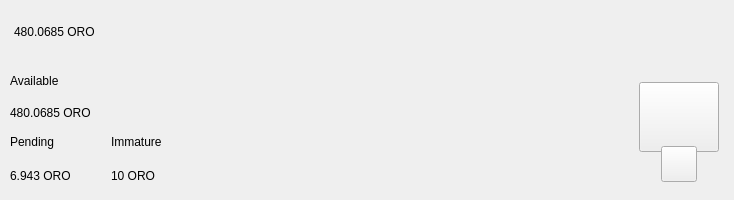
<?xml version="1.0" encoding="UTF-8"?>
<ui version="4.0">
 <class>TopBar</class>
 <widget class="QWidget" name="TopBar">
  <property name="geometry">
   <rect>
    <x>0</x>
    <y>0</y>
    <width>734</width>
    <height>200</height>
   </rect>
  </property>
  <property name="minimumSize">
   <size>
    <width>0</width>
    <height>200</height>
   </size>
  </property>
  <property name="maximumSize">
   <size>
    <width>16777215</width>
    <height>200</height>
   </size>
  </property>
  <property name="windowTitle">
   <string>Form</string>
  </property>
  <layout class="QVBoxLayout" name="verticalLayout_10" stretch="0">
   <property name="spacing">
    <number>0</number>
   </property>
   <property name="leftMargin">
    <number>0</number>
   </property>
   <property name="topMargin">
    <number>0</number>
   </property>
   <property name="rightMargin">
    <number>0</number>
   </property>
   <property name="bottomMargin">
    <number>0</number>
   </property>
   <item>
    <widget class="PFBorderImage" name="containerTop">
     <layout class="QVBoxLayout" name="verticalLayout_11">
      <property name="spacing">
       <number>0</number>
      </property>
      <property name="leftMargin">
       <number>0</number>
      </property>
      <property name="topMargin">
       <number>0</number>
      </property>
      <property name="rightMargin">
       <number>0</number>
      </property>
      <property name="bottomMargin">
       <number>0</number>
      </property>
      <item>
       <widget class="QWidget" name="top_container_2" native="true">
        <property name="minimumSize">
         <size>
          <width>0</width>
          <height>65</height>
         </size>
        </property>
        <layout class="QHBoxLayout" name="top_container">
         <property name="spacing">
          <number>0</number>
         </property>
         <property name="leftMargin">
          <number>14</number>
         </property>
         <property name="topMargin">
          <number>0</number>
         </property>
         <property name="rightMargin">
          <number>14</number>
         </property>
         <property name="bottomMargin">
          <number>0</number>
         </property>
         <item alignment="Qt::AlignVCenter">
          <widget class="QWidget" name="widgetTopAmount" native="true">
           <property name="sizePolicy">
            <sizepolicy hsizetype="Preferred" vsizetype="Maximum">
             <horstretch>0</horstretch>
             <verstretch>0</verstretch>
            </sizepolicy>
           </property>
           <layout class="QHBoxLayout" name="horizontalLayout_5">
            <property name="spacing">
             <number>5</number>
            </property>
            <property name="leftMargin">
             <number>0</number>
            </property>
            <property name="topMargin">
             <number>0</number>
            </property>
            <property name="rightMargin">
             <number>0</number>
            </property>
            <property name="bottomMargin">
             <number>0</number>
            </property>
            <item alignment="Qt::AlignTop">
             <widget class="QLabel" name="labelAmountTopOro">
              <property name="minimumSize">
               <size>
                <width>0</width>
                <height>36</height>
               </size>
              </property>
              <property name="styleSheet">
               <string notr="true">padding:0px;margin:0px;</string>
              </property>
              <property name="text">
               <string notr="true">480.0685 ORO</string>
              </property>
             </widget>
            </item>
            <!-- <item>
             <widget class="QLabel" name="labelTrans">
              <property name="text">
               <string>transparent</string>
              </property>
             </widget>
            </item> -->
            <item>
             <spacer name="horizontalSpacer_11">
              <property name="orientation">
               <enum>Qt::Horizontal</enum>
              </property>
              <property name="sizeType">
               <enum>QSizePolicy::Fixed</enum>
              </property>
              <property name="sizeHint" stdset="0">
               <size>
                <width>15</width>
                <height>20</height>
               </size>
              </property>
             </spacer>
            </item>
            <!-- <item alignment="Qt::AlignVCenter">
             <widget class="QLabel" name="typeSpacerTop">
              <property name="minimumSize">
               <size>
                <width>1</width>
                <height>30</height>
               </size>
              </property>
              <property name="maximumSize">
               <size>
                <width>1</width>
                <height>30</height>
               </size>
              </property>
              <property name="styleSheet">
               <string notr="true">background-color:white;padding:0px;border:none;</string>
              </property>
              <property name="text">
               <string/>
              </property>
             </widget>
            </item>
            <item>
             <spacer name="horizontalSpacer_12">
              <property name="orientation">
               <enum>Qt::Horizontal</enum>
              </property>
              <property name="sizeType">
               <enum>QSizePolicy::Fixed</enum>
              </property>
              <property name="sizeHint" stdset="0">
               <size>
                <width>15</width>
                <height>20</height>
               </size>
              </property>
             </spacer>
            </item>
            <item alignment="Qt::AlignTop">
             <widget class="QLabel" name="labelAmountTopShieldedOro">
              <property name="minimumSize">
               <size>
                <width>0</width>
                <height>36</height>
               </size>
              </property>
              <property name="text">
               <string notr="true">1.000 ORO</string>
              </property>
             </widget>
            </item>
            <item>
             <widget class="QLabel" name="labelShield">
              <property name="text">
               <string>shielded</string>
              </property>
             </widget>
            </item> -->
           </layout>
          </widget>
         </item>
         <item>
          <spacer name="horizontalSpacer">
           <property name="orientation">
            <enum>Qt::Horizontal</enum>
           </property>
           <property name="sizeHint" stdset="0">
            <size>
             <width>40</width>
             <height>20</height>
            </size>
           </property>
          </spacer>
         </item>
         <item>
          <layout class="QHBoxLayout" name="horizontalLayout_4">
           <property name="spacing">
            <number>12</number>
           </property>
           <property name="rightMargin">
            <number>0</number>
           </property>
           <item alignment="Qt::AlignRight">
            <widget class="QWidget" name="layoutSync" native="true">
             <property name="minimumSize">
              <size>
               <width>0</width>
               <height>36</height>
              </size>
             </property>
             <property name="maximumSize">
              <size>
               <width>16777215</width>
               <height>36</height>
              </size>
             </property>
             <layout class="QVBoxLayout" name="verticalLayout_9">
              <property name="leftMargin">
               <number>0</number>
              </property>
              <property name="topMargin">
               <number>0</number>
              </property>
              <property name="rightMargin">
               <number>0</number>
              </property>
              <property name="bottomMargin">
               <number>0</number>
              </property>
              <item>
               <widget class="ExpandableButton" name="pushButtonSync" native="true">
                <property name="minimumSize">
                 <size>
                  <width>36</width>
                  <height>36</height>
                 </size>
                </property>
                <property name="maximumSize">
                 <size>
                  <width>16777215</width>
                  <height>36</height>
                 </size>
                </property>
               </widget>
              </item>
             </layout>
            </widget>
           </item>
           <item>
            <widget class="ExpandableButton" name="pushButtonHDUpgrade" native="true">
             <property name="minimumSize">
              <size>
               <width>36</width>
               <height>36</height>
              </size>
             </property>
            </widget>
           </item>
           <item>
            <widget class="ExpandableButton" name="pushButtonStack" native="true">
             <property name="minimumSize">
              <size>
               <width>36</width>
               <height>36</height>
              </size>
             </property>
            </widget>
           </item>
           <item>
            <widget class="ExpandableButton" name="pushButtonColdStaking" native="true">
             <property name="minimumSize">
              <size>
               <width>36</width>
               <height>36</height>
              </size>
             </property>
            </widget>
           </item>
           <item>
            <widget class="ExpandableButton" name="pushButtonConnection" native="true">
             <property name="minimumSize">
              <size>
               <width>36</width>
               <height>36</height>
              </size>
             </property>
            </widget>
           </item>
           <item>
            <widget class="ExpandableButton" name="pushButtonTor" native="true">
             <property name="minimumSize">
              <size>
               <width>36</width>
               <height>36</height>
              </size>
             </property>
            </widget>
           </item>
           <item>
            <widget class="ExpandableButton" name="pushButtonLock" native="true">
             <property name="sizePolicy">
              <sizepolicy hsizetype="Expanding" vsizetype="Expanding">
               <horstretch>0</horstretch>
               <verstretch>0</verstretch>
              </sizepolicy>
             </property>
             <property name="minimumSize">
              <size>
               <width>36</width>
               <height>0</height>
              </size>
             </property>
            </widget>
           </item>
           <item>
            <widget class="ExpandableButton" name="pushButtonTheme" native="true">
             <property name="minimumSize">
              <size>
               <width>36</width>
               <height>36</height>
              </size>
             </property>
             <property name="maximumSize">
              <size>
               <width>16777215</width>
               <height>36</height>
              </size>
             </property>
            </widget>
           </item>
           <item>
            <widget class="ExpandableButton" name="pushButtonFAQ" native="true">
             <property name="minimumSize">
              <size>
               <width>36</width>
               <height>36</height>
              </size>
             </property>
            </widget>
           </item>
          </layout>
         </item>
        </layout>
       </widget>
      </item>
      <item>
       <widget class="QWidget" name="bottom_container" native="true">
        <property name="minimumSize">
         <size>
          <width>0</width>
          <height>135</height>
         </size>
        </property>
        <layout class="QHBoxLayout" name="botton_container">
         <property name="leftMargin">
          <number>10</number>
         </property>
         <property name="topMargin">
          <number>0</number>
         </property>
         <property name="rightMargin">
          <number>10</number>
         </property>
         <property name="bottomMargin">
          <number>10</number>
         </property>
         <item>
          <layout class="QVBoxLayout" name="verticalLayout_7">
           <property name="spacing">
            <number>0</number>
           </property>
           <property name="leftMargin">
            <number>0</number>
           </property>
           <property name="rightMargin">
            <number>30</number>
           </property>
           <item>
            <layout class="QVBoxLayout" name="verticalLayout_2">
             <item>
              <layout class="QHBoxLayout" name="horizontalLayoutContainerAvailable">
               <property name="spacing">
                <number>5</number>
               </property>
               <item>
                <widget class="QLabel" name="labelTitle1">
                 <property name="text">
                  <string>Available</string>
                 </property>
                </widget>
               </item>
               <!-- <item>
                <widget class="QPushButton" name="pushButtonBalanceInfo">
                 <property name="minimumSize">
                  <size>
                   <width>26</width>
                   <height>26</height>
                  </size>
                 </property>
                 <property name="maximumSize">
                  <size>
                   <width>26</width>
                   <height>26</height>
                  </size>
                 </property>
                 <property name="mouseTracking">
                  <bool>true</bool>
                 </property>
                 <property name="focusPolicy">
                  <enum>Qt::NoFocus</enum>
                 </property>
                 <property name="text">
                  <string notr="true"/>
                 </property>
                 <property name="iconSize">
                  <size>
                   <width>24</width>
                   <height>24</height>
                  </size>
                 </property>
                 <property name="shortcut">
                  <string notr="true"/>
                 </property>
                </widget>
               </item> -->
               <item>
                <spacer name="horizontalSpacer_4">
                 <property name="orientation">
                  <enum>Qt::Horizontal</enum>
                 </property>
                 <property name="sizeType">
                  <enum>QSizePolicy::MinimumExpanding</enum>
                 </property>
                 <property name="sizeHint" stdset="0">
                  <size>
                   <width>20</width>
                   <height>20</height>
                  </size>
                 </property>
                </spacer>
               </item>
              </layout>
             </item>
             <item>
              <widget class="QLabel" name="labelAmountOro">
               <property name="text">
                <string notr="true">480.0685 ORO</string>
               </property>
              </widget>
             </item>
            </layout>
           </item>
           <item>
            <widget class="QWidget" name="container_imm_pend" native="true">
             <layout class="QHBoxLayout" name="horizontalLayout_2">
              <property name="spacing">
               <number>0</number>
              </property>
              <property name="leftMargin">
               <number>0</number>
              </property>
              <property name="topMargin">
               <number>0</number>
              </property>
              <property name="rightMargin">
               <number>0</number>
              </property>
              <property name="bottomMargin">
               <number>0</number>
              </property>
              <item alignment="Qt::AlignLeft">
               <widget class="QWidget" name="container_pending" native="true">
                <property name="sizePolicy">
                 <sizepolicy hsizetype="Minimum" vsizetype="Preferred">
                  <horstretch>0</horstretch>
                  <verstretch>0</verstretch>
                 </sizepolicy>
                </property>
                <layout class="QVBoxLayout" name="verticalLayout_3">
                 <property name="leftMargin">
                  <number>0</number>
                 </property>
                 <property name="topMargin">
                  <number>0</number>
                 </property>
                 <property name="rightMargin">
                  <number>0</number>
                 </property>
                 <property name="bottomMargin">
                  <number>0</number>
                 </property>
                 <item>
                  <widget class="QLabel" name="labelTitle3">
                   <property name="text">
                    <string>Pending</string>
                   </property>
                  </widget>
                 </item>
                 <item>
                  <widget class="QLabel" name="labelPendingOro">
                   <property name="text">
                    <string notr="true">6.943 ORO</string>
                   </property>
                  </widget>
                 </item>
                </layout>
               </widget>
              </item>
              <item>
               <spacer name="horizontalSpacer_3">
                <property name="orientation">
                 <enum>Qt::Horizontal</enum>
                </property>
                <property name="sizeType">
                 <enum>QSizePolicy::Fixed</enum>
                </property>
                <property name="sizeHint" stdset="0">
                 <size>
                  <width>40</width>
                  <height>20</height>
                 </size>
                </property>
               </spacer>
              </item>
              <item alignment="Qt::AlignLeft">
               <widget class="QWidget" name="container_immature" native="true">
                <property name="sizePolicy">
                 <sizepolicy hsizetype="Minimum" vsizetype="Preferred">
                  <horstretch>0</horstretch>
                  <verstretch>0</verstretch>
                 </sizepolicy>
                </property>
                <layout class="QVBoxLayout" name="verticalLayout_4">
                 <property name="leftMargin">
                  <number>0</number>
                 </property>
                 <property name="topMargin">
                  <number>0</number>
                 </property>
                 <property name="rightMargin">
                  <number>0</number>
                 </property>
                 <property name="bottomMargin">
                  <number>0</number>
                 </property>
                 <item>
                  <widget class="QLabel" name="labelTitle4">
                   <property name="text">
                    <string>Immature</string>
                   </property>
                  </widget>
                 </item>
                 <item>
                  <widget class="QLabel" name="labelImmatureOro">
                   <property name="text">
                    <string notr="true">10 ORO</string>
                   </property>
                  </widget>
                 </item>
                </layout>
               </widget>
              </item>
              <item>
               <spacer name="horizontalSpacer_5">
                <property name="orientation">
                 <enum>Qt::Horizontal</enum>
                </property>
                <property name="sizeHint" stdset="0">
                 <size>
                  <width>40</width>
                  <height>20</height>
                 </size>
                </property>
               </spacer>
              </item>
             </layout>
            </widget>
           </item>
          </layout>
         </item>
         <item>
          <spacer name="horizontalSpacer_2">
           <property name="orientation">
            <enum>Qt::Horizontal</enum>
           </property>
           <property name="sizeHint" stdset="0">
            <size>
             <width>40</width>
             <height>20</height>
            </size>
           </property>
          </spacer>
         </item>
         <item alignment="Qt::AlignHCenter|Qt::AlignVCenter">
          <widget class="QWidget" name="qrContainer" native="true">
           <property name="sizePolicy">
            <sizepolicy hsizetype="Preferred" vsizetype="Minimum">
             <horstretch>0</horstretch>
             <verstretch>0</verstretch>
            </sizepolicy>
           </property>
           <property name="minimumSize">
            <size>
             <width>90</width>
             <height>110</height>
            </size>
           </property>
           <property name="maximumSize">
            <size>
             <width>90</width>
             <height>110</height>
            </size>
           </property>
           <layout class="QVBoxLayout" name="containerQR">
            <property name="spacing">
             <number>0</number>
            </property>
            <property name="leftMargin">
             <number>5</number>
            </property>
            <property name="topMargin">
             <number>10</number>
            </property>
            <property name="rightMargin">
             <number>5</number>
            </property>
            <property name="bottomMargin">
             <number>0</number>
            </property>
            <item>
             <widget class="QPushButton" name="btnQr">
              <property name="minimumSize">
               <size>
                <width>70</width>
                <height>70</height>
               </size>
              </property>
              <property name="maximumSize">
               <size>
                <width>16777215</width>
                <height>70</height>
               </size>
              </property>
              <property name="focusPolicy">
               <enum>Qt::NoFocus</enum>
              </property>
              <property name="text">
               <string/>
              </property>
              <property name="iconSize">
               <size>
                <width>70</width>
                <height>70</height>
               </size>
              </property>
             </widget>
            </item>
            <item>
             <spacer name="verticalSpacer">
              <property name="orientation">
               <enum>Qt::Vertical</enum>
              </property>
              <property name="sizeType">
               <enum>QSizePolicy::Fixed</enum>
              </property>
              <property name="sizeHint" stdset="0">
               <size>
                <width>20</width>
                <height>20</height>
               </size>
              </property>
             </spacer>
            </item>
            <item alignment="Qt::AlignHCenter|Qt::AlignBottom">
             <widget class="QPushButton" name="pushButtonQR">
              <property name="minimumSize">
               <size>
                <width>36</width>
                <height>36</height>
               </size>
              </property>
              <property name="maximumSize">
               <size>
                <width>36</width>
                <height>36</height>
               </size>
              </property>
              <property name="focusPolicy">
               <enum>Qt::NoFocus</enum>
              </property>
              <property name="text">
               <string/>
              </property>
             </widget>
            </item>
           </layout>
          </widget>
         </item>
        </layout>
       </widget>
      </item>
     </layout>
    </widget>
   </item>
  </layout>
 </widget>
 <customwidgets>
  <customwidget>
   <class>ExpandableButton</class>
   <extends>QWidget</extends>
   <header>qt/oro/expandablebutton.h</header>
   <container>1</container>
  </customwidget>
  <customwidget>
   <class>PFBorderImage</class>
   <extends>QFrame</extends>
   <header>qt/oro/pfborderimage.h</header>
   <container>1</container>
  </customwidget>
 </customwidgets>
 <resources/>
 <connections/>
</ui>
